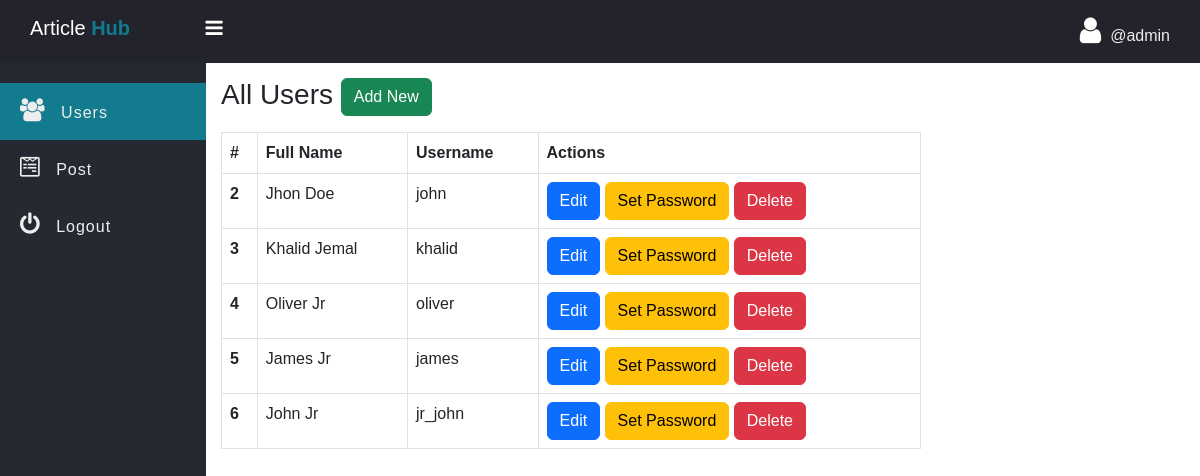
The page /admin/users.php (signed in) on the database as committed earlier.
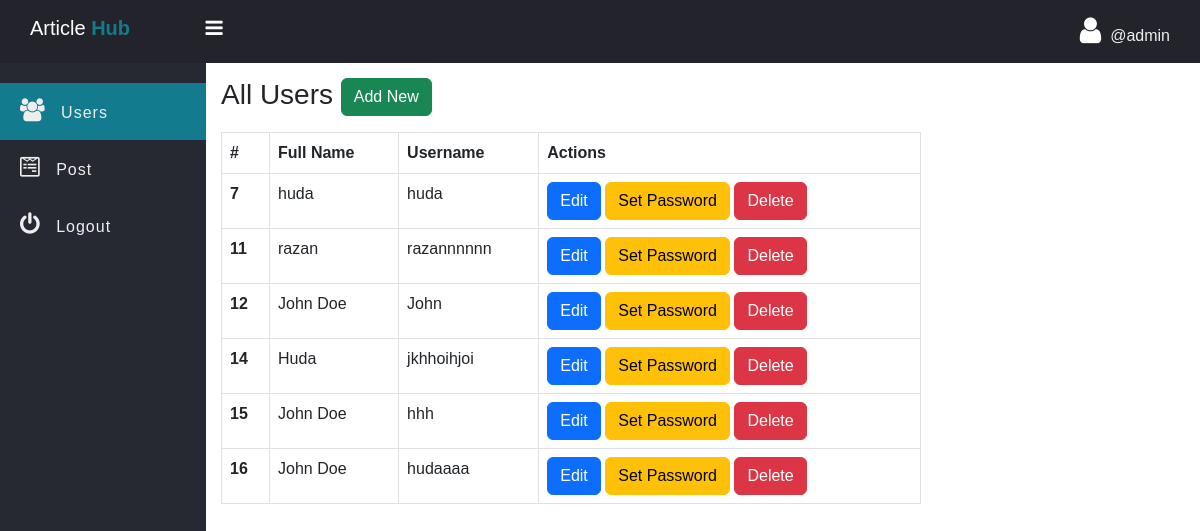
The same page on the database as committed later.
### tables this page shows
CREATE TABLE `users` (
  `id` int(11) NOT NULL,
  `fname` varchar(255) NOT NULL,
  `username` varchar(255) NOT NULL,
  `password` varchar(255) NOT NULL,
  `profile_photo` varchar(255) DEFAULT 'img/user-default.png'
);

### admin/data/User.php (called while the page is built, shortened)
<?php
function getAll($conn) {
    $sql = "SELECT id, fname, username FROM users";
    $stmt = $conn->prepare($sql);
    $stmt->execute();
    if ($stmt->rowCount() >= 1) {
        $data = $stmt->fetchAll();
        return $data;
    } else {
        return 0;
    }
}
?>

### admin/users.php (the view, shortened to what this page needs)
<?php
if (isset($_SESSION['admin_id']) && isset($_SESSION['username'])) {
 ?>
<!DOCTYPE html>
<html>
<head>
	<link rel="stylesheet" href="https://stackpath.bootstrapcdn.com/font-awesome/4.7.0/css/font-awesome.min.css">
	<link href="https://cdn.jsdelivr.net/npm/bootstrap@5.3.0/dist/css/bootstrap.min.css" rel="stylesheet">
	<link rel="stylesheet" href="../css/sid-bar.css">
	<link rel="stylesheet" href="../css/style.css">
</head>
<body>
	<?php
	$key = "hhdsfs1263z";
	include "inc/side-nav.php";
	include_once("data/User.php");
	include_once("../db_conn.php");
	$users = getAll($conn);
	?>
	<div class="main-table">
	 	<h3 class="mb-3">All Users
	 		<a href="../signup.php" class="btn btn-success">Add New</a>
	 	</h3>
	    <?php if ($users != 0) { ?>
	 	<table class="table t1 table-bordered">
		  <thead>
		    <tr>
		      <th scope="col">#</th>
		      <th scope="col">Full Name</th>
		      <th scope="col">Username</th>
		      <th scope="col">Actions</th>
		    </tr>
		  </thead>
		  <tbody>
			<?php foreach ($users as $user) { ?>
		    <tr>
		      <th scope="row"><?= $user['id'] ?></th>
		      <td><?= $user['fname'] ?></td>
		      <td><?= $user['username'] ?></td>
		      <td>
		      	<a href="user-update.php?user_id=<?= $user['id'] ?>" class="btn btn-primary">Edit</a>
		      	<a href="user-password.php?user_id=<?= $user['id'] ?>" class="btn btn-warning">Set Password</a>
		      	<a href="user-delete.php?user_id=<?= $user['id'] ?>" class="btn btn-danger">Delete</a>
		      </td>
		    </tr>
		    <?php } ?>
		  </tbody>
		</table>
		<?php } else { ?>
		<div class="alert alert-warning">
			Empty!
		</div>
		<?php } ?>
	</div>
</body>
</html>
<?php }else {
	header("Location: ../admin-login.php");
	exit;
} ?>

### admin/inc/side-nav.php (shortened to what this page needs)
<?php
   if (isset($key) && $key == "hhdsfs1263z") {
 ?>
	<header class="header">
		<h2 class="u-name">Article <b>Hub</b>
			<label for="checkbox">
				<i id="navbtn" class="fa fa-bars" aria-hidden="true"></i>
			</label>
		</h2>
		<div class="d-flex align-items-center main-profile-link" >
			<a href="profile.php" >
			<i class="fa fa-user" aria-hidden="true"></i>&nbsp;
		   <span>@<?php echo $_SESSION['username']; ?></span>
		   </a>
		</div>
	</header>
	<div class="body">
		<nav class="side-bar">
			<ul id="navList">
				<li >
					<a href="Users.php">
						<i class="fa fa-users" aria-hidden="true"></i>
						<span>Users</span>
					</a>
				</li>
				<li>
					<a href="Post.php">
						<i class="fa fa-wpforms" aria-hidden="true"></i>
						<span>Post</span>
					</a>
				</li>
				<li>
					<a href="../logout.php">
						<i class="fa fa-power-off" aria-hidden="true"></i>
						<span>Logout</span>
					</a>
				</li>
			</ul>
		</nav>
		<section class="section-1">
<?php
   }
 ?>

### css/sid-bar.css (style rules this page uses)
* { padding: 0; margin: 0; box-sizing: border-box; font-family: arial, sans-serif; }
.main-profile-link a { text-decoration: none; color: #eee; }
.header { display: flex; justify-content: space-between; align-items: center; padding: 15px 30px; background: #23242b; color: #fff; }
.u-name { font-size: 20px; }
.u-name b { color: #127b8e; }
.header i { font-size: 30px; cursor: pointer; color: #fff; }
.side-bar { width: 250px; background: #262931; min-height: 100vh; transition: 500ms width; }
.body { display: flex; }
.side-bar ul { margin-top: 20px; list-style: none; padding-left: 0; }
.side-bar ul li { font-size: 16px; padding: 15px 0px; padding-left: 20px; transition: 500ms background; white-space: nowrap; overflow: hidden; text-overflow: ellipsis; }
.side-bar ul .active { background: #127b8e; }
.side-bar ul li a { text-decoration: none; color: #eee; cursor: pointer; letter-spacing: 1px; }
.side-bar ul li a i { display: inline-block; padding-right: 10px; font-size: 23px; }
#navbtn { display: inline-block; margin-left: 70px; font-size: 20px; transition: 500ms color; }

### css/style.css (style rules this page uses)
.section-1 { width: 100%; padding: 15px; }
.main-table { width: 90%; max-width: 700px; }

Rows that differ between the two databases and show on the page:
removed users: id "2", fname "Jhon Doe", username "john"
removed users: id "3", fname "Khalid Jemal", username "khalid"
removed users: id "4", fname "Oliver Jr", username "oliver"
removed users: id "5", fname "James Jr", username "james"
removed users: id "6", fname "John Jr", username "jr_john"
added users: id "7", fname "huda", username "huda"
added users: id "11", fname "razan", username "razannnnnn"
added users: id "12", fname "John Doe", username "John"
added users: id "14", fname "Huda", username "jkhhoihjoi"
added users: id "15", fname "John Doe", username "hhh"
added users: id "16", fname "John Doe", username "hudaaaa"
